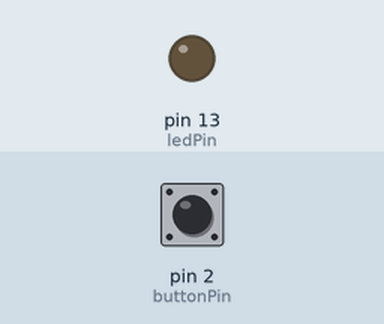
This sketch was run on a simulated Arduino Uno, built with avr-gcc and run on an emulated ATmega328P. On the bench: output pins drawn as LEDs (lit = HIGH). The inputs (shaded band) are chosen by the test bench; at power-on: pin 2 (buttonPin) LOW.

Above: at 1.2 s.
1.3 s: pin 2 (buttonPin) pulled HIGH for 0.15 s
At 1.37 s:
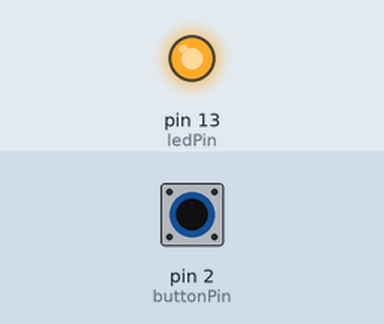
2.9 s: pin 2 (buttonPin) pulled HIGH for 3.2 s
At 6.5 s:
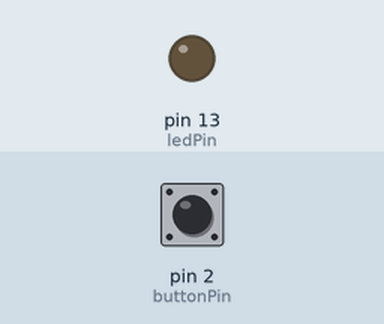
Timing chart, 0 to 8.0 s (numbered marks = the images above; inputs shaded):
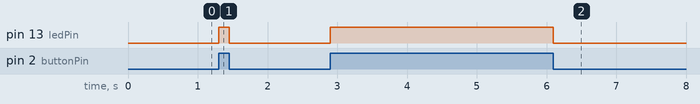

Measured:
- after the input at 1.3 s, pin 13 (ledPin): LOW → HIGH at once, → LOW 0.15 s later
- after the input at 2.9 s, pin 13 (ledPin): LOW → HIGH at once, → LOW 3.2 s later

The sketch:

button_1.ino
```cpp
/*
 * Button.pde: 使用按鍵 (PushButton)控制 LED 燈號的開關
 */

const int buttonPin = 2;                 // 按鈕(pushbutton)
const int ledPin = 13;                   // LED

int buttonState;                         // 用來儲存按鈕狀態

void setup() {
  pinMode(ledPin, OUTPUT);               // 把 ledPin 設置成 OUTPUT
  pinMode(buttonPin, INPUT);             // 把 buttonPin 設置成 INPUT
}

void loop(){
  // 讀取按鈕的狀態
  buttonState = digitalRead(buttonPin);

  // 檢查按鈕是否被按下
  // 是的話&#65292;buttonState 會是 HIGH
  if (buttonState == HIGH) {
    digitalWrite(ledPin, HIGH);          // 打開 LED
  }
  else {
    digitalWrite(ledPin, LOW);           // 關閉 LED
  }
}
```
